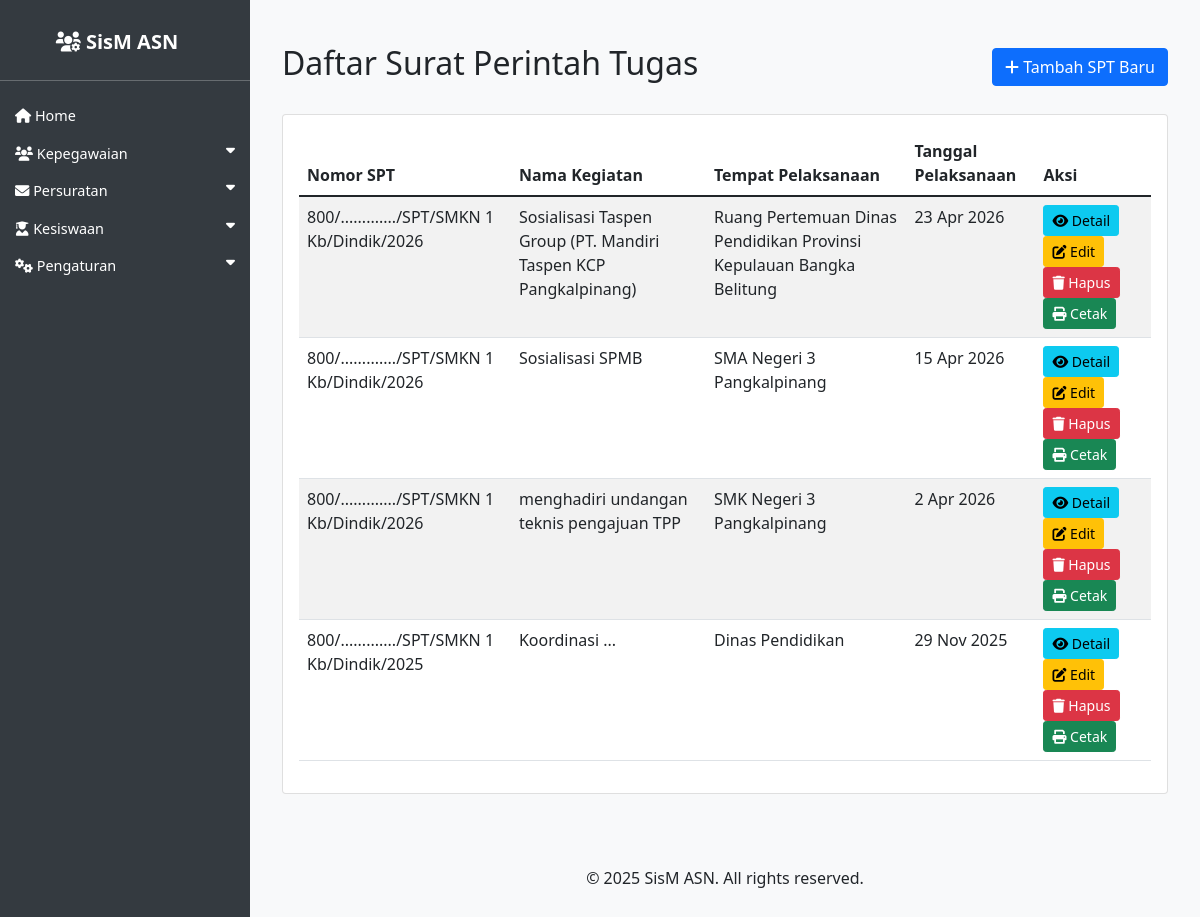
The page /asn/spt/ on the database as committed earlier.
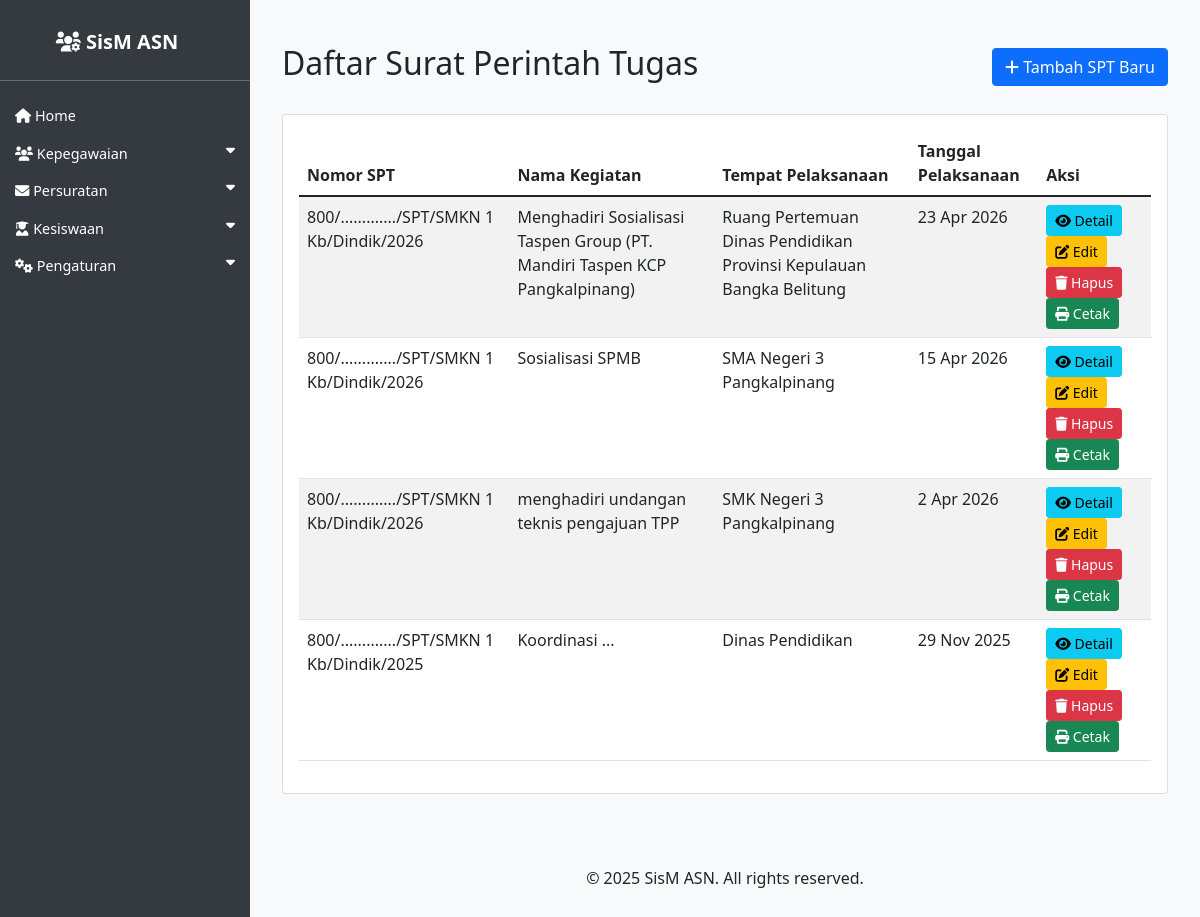
The same page on the database as committed later.
### asn_app/models.py (models this page shows, shortened)
class SuratPerintahTugas(models.Model):
    peserta = models.ManyToManyField(ASN, related_name='spt_peserta', verbose_name='Peserta')
    dasar_surat = models.TextField(verbose_name='Dasar Surat')
    nomor_spt = models.CharField(max_length=50, verbose_name='Nomor SPT')
    tempat_pelaksanaan = models.CharField(max_length=100, verbose_name='Tempat Pelaksanaan')
    waktu_pelaksanaan = models.DateTimeField(verbose_name='Waktu Pelaksanaan')
    tanggal_pelaksanaan = models.DateField(verbose_name='Tanggal Pelaksanaan')
    tanggal_akhir_pelaksanaan = models.DateField(verbose_name='Tanggal Akhir Pelaksanaan', null=True, blank=True)
    nama_kegiatan = models.CharField(max_length=200, verbose_name='Nama Kegiatan')
    tempat_ditetapkan = models.CharField(max_length=100, verbose_name='Tempat Ditetapkan')
    tanggal_ditetapkan = models.DateField(verbose_name='Tanggal Ditetapkan')
    penandatangan = models.ForeignKey(ASN, on_delete=models.SET_NULL, blank=True, null=True, related_name='spt_penandatangan', verbose_name='Penandatangan')
    kuasa_pengguna_anggaran = models.ForeignKey(ASN, on_delete=models.SET_NULL, blank=True, null=True, related_name='spt_kuasa_pengguna_anggaran', verbose_name='Kuasa Pengguna Anggaran')
    kop_surat = models.ForeignKey(KopSurat, on_delete=models.SET_NULL, blank=True, null=True, verbose_name='Kop Surat')
    latar_belakang = models.TextField(verbose_name='Latar Belakang', blank=True, null=True)
    maksud_dan_tujuan = models.TextField(verbose_name='Maksud dan Tujuan', blank=True, null=True)
    hasil_yang_dicapai = models.TextField(verbose_name='Hasil yang Dicapai', blank=True, null=True)
    kesimpulan_dan_saran = models.TextField(verbose_name='Kesimpulan dan Saran', blank=True, null=True)
    penutup = models.TextField(verbose_name='Penutup', blank=True, null=True)
    tanggal_dibuat_laporan = models.DateField(verbose_name='Tanggal Dibuat Laporan', blank=True, null=True)
    SIFAT_SURAT_CHOICES = [
        ('Biasa', 'Biasa'),
        ('Penting', 'Penting'),
        ('Rahasia', 'Rahasia'),
    ]
    sifat_surat = models.CharField(max_length=10, choices=SIFAT_SURAT_CHOICES, default='Biasa', verbose_name='Sifat Surat')
    created_at = models.DateTimeField(auto_now_add=True)
    updated_at = models.DateTimeField(auto_now=True)

### asn_app/views.py (the view)
# urls.py: path('spt/', views.spt_list, name='spt_list'),
def spt_list(request):
    spt_list = SuratPerintahTugas.objects.all().order_by('-created_at')
    return render(request, 'asn_app/spt_list.html', {'spt_list': spt_list})

### asn_app/templates/asn_app/spt_list.html
{% extends 'asn_app/base.html' %}
{% load i18n %}
{% load indonesian_date_tags %}
{% block content %}
<div class="container mt-4">
    <div class="row">
        <div class="col-md-12">
            <div class="d-flex justify-content-between align-items-center mb-4">
                <h2>Daftar Surat Perintah Tugas</h2>
                <a href="{% url 'spt_create' %}" class="btn btn-primary">
                    <i class="fas fa-plus"></i> Tambah SPT Baru
                </a>
            </div>
            <div class="card">
                <div class="card-body">
                    {% if spt_list %}
                        <div class="table-responsive">
                            <table class="table table-striped">
                                <thead>
                                    <tr>
                                        <th>Nomor SPT</th>
                                        <th>Nama Kegiatan</th>
                                        <th>Tempat Pelaksanaan</th>
                                        <th>Tanggal Pelaksanaan</th>
                                        <th>Aksi</th>
                                    </tr>
                                </thead>
                                <tbody>
                                    {% for spt in spt_list %}
                                    <tr>
                                        <td>{{ spt.nomor_spt }}</td>
                                        <td>{{ spt.nama_kegiatan }}</td>
                                        <td>{{ spt.tempat_pelaksanaan }}</td>
                                        <td>{{ spt.tanggal_pelaksanaan|indonesian_date:"%d %b %Y" }}</td>
                                        <td>
                                            <a href="{% url 'spt_detail' spt.pk %}" class="btn btn-sm btn-info">
                                                <i class="fas fa-eye"></i> Detail
                                            </a>
                                            <a href="{% url 'spt_update' spt.pk %}" class="btn btn-sm btn-warning">
                                                <i class="fas fa-edit"></i> Edit
                                            </a>
                                            <a href="{% url 'spt_delete' spt.pk %}" class="btn btn-sm btn-danger">
                                                <i class="fas fa-trash"></i> Hapus
                                            </a>
                                            <a href="{% url 'spt_export_pdf' spt.pk %}" class="btn btn-sm btn-success">
                                                <i class="fas fa-print"></i> Cetak
                                            </a>
                                        </td>
                                    </tr>
                                    {% endfor %}
                                </tbody>
                            </table>
                        </div>
                    {% else %}
                        <div class="text-center py-5">
                            <i class="fas fa-file-alt fa-3x text-muted mb-3"></i>
                            <h5 class="text-muted">Belum ada data SPT</h5>
                            <a href="{% url 'spt_create' %}" class="btn btn-primary">Tambah SPT Pertama</a>
                        </div>
                    {% endif %}
                </div>
            </div>
        </div>
    </div>
</div>
{% endblock %}

Rows that differ between the two databases and show on the page:
changed SuratPerintahTugas "Ruang Pertemuan Dinas Pendidikan Provinsi Kepulauan Bangka Belitung": nama_kegiatan "Sosialisasi Taspen Group (PT. Mandiri Taspen KCP Pangkalpinang)" → "Menghadiri Sosialisasi Taspen Group (PT. Mandiri Taspen KCP Pangkalpinang)"
